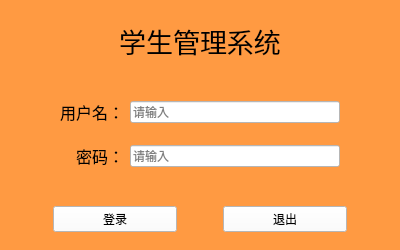
<?xml version="1.0" encoding="UTF-8"?>
<ui version="4.0">
 <class>Page_Login</class>
 <widget class="QWidget" name="Page_Login">
  <property name="geometry">
   <rect>
    <x>0</x>
    <y>0</y>
    <width>400</width>
    <height>250</height>
   </rect>
  </property>
  <property name="minimumSize">
   <size>
    <width>400</width>
    <height>250</height>
   </size>
  </property>
  <property name="maximumSize">
   <size>
    <width>400</width>
    <height>250</height>
   </size>
  </property>
  <property name="windowTitle">
   <string>登录</string>
  </property>
  <property name="styleSheet">
   <string notr="true">background-color: rgb(255, 154, 66);</string>
  </property>
  <layout class="QVBoxLayout" name="verticalLayout">
   <item>
    <widget class="QLabel" name="lb_title">
     <property name="minimumSize">
      <size>
       <width>0</width>
       <height>50</height>
      </size>
     </property>
     <property name="maximumSize">
      <size>
       <width>16777215</width>
       <height>60</height>
      </size>
     </property>
     <property name="font">
      <font>
       <family>华文楷体</family>
       <pointsize>20</pointsize>
      </font>
     </property>
     <property name="tabletTracking">
      <bool>false</bool>
     </property>
     <property name="text">
      <string>学生管理系统</string>
     </property>
     <property name="alignment">
      <set>Qt::AlignCenter</set>
     </property>
    </widget>
   </item>
   <item>
    <widget class="QWidget" name="widget_2" native="true">
     <layout class="QGridLayout" name="gridLayout">
      <item row="1" column="1">
       <widget class="QLabel" name="label_3">
        <property name="font">
         <font>
          <pointsize>12</pointsize>
         </font>
        </property>
        <property name="text">
         <string>密码：</string>
        </property>
        <property name="alignment">
         <set>Qt::AlignRight|Qt::AlignTrailing|Qt::AlignVCenter</set>
        </property>
       </widget>
      </item>
      <item row="1" column="2">
       <widget class="QLineEdit" name="le_password">
        <property name="styleSheet">
         <string notr="true">background-color: rgb(255, 255, 255);</string>
        </property>
        <property name="maxLength">
         <number>8</number>
        </property>
        <property name="echoMode">
         <enum>QLineEdit::Password</enum>
        </property>
        <property name="placeholderText">
         <string>请输入</string>
        </property>
       </widget>
      </item>
      <item row="0" column="3">
       <spacer name="horizontalSpacer">
        <property name="orientation">
         <enum>Qt::Horizontal</enum>
        </property>
        <property name="sizeType">
         <enum>QSizePolicy::Minimum</enum>
        </property>
        <property name="sizeHint" stdset="0">
         <size>
          <width>40</width>
          <height>20</height>
         </size>
        </property>
       </spacer>
      </item>
      <item row="0" column="2">
       <widget class="QLineEdit" name="le_user">
        <property name="styleSheet">
         <string notr="true">background-color: rgb(255, 255, 255);</string>
        </property>
        <property name="maxLength">
         <number>8</number>
        </property>
        <property name="placeholderText">
         <string>请输入</string>
        </property>
       </widget>
      </item>
      <item row="0" column="1">
       <widget class="QLabel" name="label_2">
        <property name="font">
         <font>
          <pointsize>12</pointsize>
         </font>
        </property>
        <property name="text">
         <string>用户名：</string>
        </property>
        <property name="alignment">
         <set>Qt::AlignRight|Qt::AlignTrailing|Qt::AlignVCenter</set>
        </property>
       </widget>
      </item>
      <item row="0" column="0">
       <spacer name="horizontalSpacer_2">
        <property name="orientation">
         <enum>Qt::Horizontal</enum>
        </property>
        <property name="sizeType">
         <enum>QSizePolicy::Minimum</enum>
        </property>
        <property name="sizeHint" stdset="0">
         <size>
          <width>40</width>
          <height>20</height>
         </size>
        </property>
       </spacer>
      </item>
     </layout>
    </widget>
   </item>
   <item>
    <widget class="QWidget" name="widget" native="true">
     <property name="maximumSize">
      <size>
       <width>16777215</width>
       <height>40</height>
      </size>
     </property>
     <layout class="QHBoxLayout" name="horizontalLayout">
      <property name="leftMargin">
       <number>2</number>
      </property>
      <property name="topMargin">
       <number>0</number>
      </property>
      <property name="rightMargin">
       <number>2</number>
      </property>
      <property name="bottomMargin">
       <number>0</number>
      </property>
      <item>
       <spacer name="horizontalSpacer_3">
        <property name="orientation">
         <enum>Qt::Horizontal</enum>
        </property>
        <property name="sizeType">
         <enum>QSizePolicy::Minimum</enum>
        </property>
        <property name="sizeHint" stdset="0">
         <size>
          <width>40</width>
          <height>20</height>
         </size>
        </property>
       </spacer>
      </item>
      <item>
       <widget class="QPushButton" name="btn_login">
        <property name="minimumSize">
         <size>
          <width>0</width>
          <height>25</height>
         </size>
        </property>
        <property name="styleSheet">
         <string notr="true">background-color: rgb(255, 255, 255);</string>
        </property>
        <property name="text">
         <string>登录</string>
        </property>
       </widget>
      </item>
      <item>
       <spacer name="horizontalSpacer_4">
        <property name="orientation">
         <enum>Qt::Horizontal</enum>
        </property>
        <property name="sizeType">
         <enum>QSizePolicy::Minimum</enum>
        </property>
        <property name="sizeHint" stdset="0">
         <size>
          <width>40</width>
          <height>20</height>
         </size>
        </property>
       </spacer>
      </item>
      <item>
       <widget class="QPushButton" name="btn_exit">
        <property name="minimumSize">
         <size>
          <width>0</width>
          <height>25</height>
         </size>
        </property>
        <property name="styleSheet">
         <string notr="true">
background-color: rgb(255, 255, 255);</string>
        </property>
        <property name="text">
         <string>退出</string>
        </property>
       </widget>
      </item>
      <item>
       <spacer name="horizontalSpacer_5">
        <property name="orientation">
         <enum>Qt::Horizontal</enum>
        </property>
        <property name="sizeType">
         <enum>QSizePolicy::Minimum</enum>
        </property>
        <property name="sizeHint" stdset="0">
         <size>
          <width>40</width>
          <height>20</height>
         </size>
        </property>
       </spacer>
      </item>
     </layout>
    </widget>
   </item>
  </layout>
 </widget>
 <resources/>
 <connections/>
</ui>
